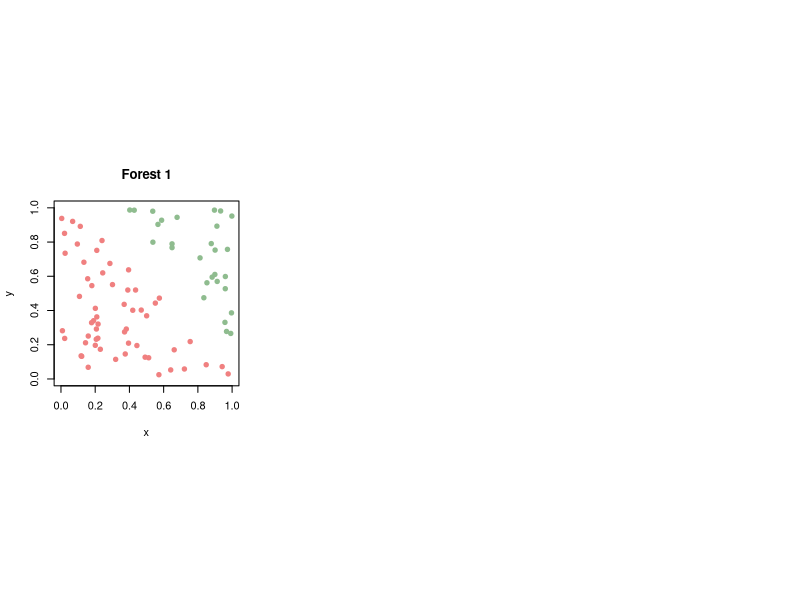

R code for this plot: (Note: this script raises an error after producing the figure.)
setwd("/Users/tjroksva/Documents/H2017/StatL/Module9/")

set.seed(9)
library(MASS)
linje=function(x){return(1.3-1.1*x)}
giklasse=function(coords){
  klasse=c()
  for(i in 1:dim(coords)[1]){
    y=coords[i,2];x=coords[i,1]
    if(y-1.2+1.1*x+0.08<0){
      klasse[i]=-1
    }
    if(y-1.2+1.1*x-0.08>0){
      klasse[i]=1
    }
  }
  return(klasse)
}


giklasse2=function(coords){
  klasse=c()
  for(i in 1:dim(coords)[1]){
    
    y=coords[i,2];x=coords[i,1]
    
    if((y-1.3+1.1*x<0) & (y-1+1.1*x>0)){
    
        klasse[i]=sample(c(-1,1),size=1)
  
          }else if(y-1.3+1.1*x<0){
      klasse[i]=-1
      
    }else{
      klasse[i]=1
    }
  }
  return(klasse)
}

n=100
coords=cbind(runif(n,0,1),runif(n,0,1))
klasse=giklasse(coords)
par(mfrow=c(1,3));par(pty="s")
plot(NA,xlab="x",ylab="y",xlim=c(0,1),ylim=c(0,1));title("Forest 1")
points(coords[klasse==-1,],col="lightcoral",pch=19,cex=0.9)
points(coords[klasse==1,],col="darkseagreen",pch=19,cex=0.9)

ind_na=which(is.na(klasse)==TRUE)
forest1=cbind(coords[-ind_na,],klasse[-ind_na])

write.table(forest1,file="forest1.txt",col.names=FALSE,row.names=FALSE)

#lines(seq(0,1,length.out=100),linje(seq(0,1,length.out=100)),lwd=2)
plot(NA,xlab="x",ylab="y",xlim=c(0,1),ylim=c(0,1));title("Forest 2")
coords=cbind(runif(n,0,1),runif(n,0,1))
klasse=giklasse2(coords)
if(length(klasse)!=dim(coords)[1]){klasse[length(klasse)+1]=NA}

points(coords[klasse==-1,],col="lightcoral",pch=19,cex=0.9)
points(coords[klasse==1,],col="darkseagreen",pch=19,cex=0.9)

forest2=cbind(coords,klasse)

write.table(forest2,file="forest2.txt",col.names=FALSE,row.names=FALSE)

plot(NA,xlab="x",ylab="y",xlim=c(0,1),ylim=c(0,1));title("Forest 3")
clust1=mvrnorm(40,mu=c(0.2,0.1),Sigma=diag(c(0.05,0.07)))
points(clust1,col="lightcoral",pch=19,cex=0.9)
clust2=mvrnorm(20,mu=c(0.5,0.5),Sigma=diag(c(0.02,0.02)))
points(clust2,col="darkseagreen",pch=19,cex=0.9)
clust3=mvrnorm(40,mu=c(0.9,0.8),Sigma=diag(c(0.02,0.03)))
points(clust3,col="lightcoral",pch=19,cex=0.9)

forest3=rbind(cbind(clust1,-1),cbind(clust2,1),cbind(clust3,-1))
if(length(which(forest3[,2]<0))>0){forest3=forest3[-which(forest3[,2]<0),]}
if(length(which(forest3[,1]<0))>0){traub3=forest3[-which(forest3[,1]<0),]}
if(length(which(forest3[,2]>1))>0){forest3=forest3[-which(forest3[,2]>1),]}
if(length(which(forest3[,1]>1))>0){forest3=forest3[-which(forest3[,1]>1),]}


write.table(forest3,file="forest3.txt",col.names=FALSE,row.names=FALSE)


##TRAIN SET##
forest1=read.table(file="forest1.txt")
forest2=read.table(file="forest2.txt")
forest3=read.table(file="forest3.txt")

par(mfrow=c(1,3));par(pty="s")
plot(NA,xlab="x",ylab="y",xlim=c(0,1),ylim=c(0,1));title("Forest 1")
points(forest1[forest1[,3]==-1,1:2],pch=19,col="lightcoral",cex=0.9)
points(forest1[forest1[,3]==1,1:2],pch=19,col="darkseagreen",cex=0.9)

plot(NA,xlab="x",ylab="y",xlim=c(0,1),ylim=c(0,1));title("Forest 2")
points(forest2[forest2[,3]==-1,1:2],pch=19,col="lightcoral",cex=0.9)
points(forest2[forest2[,3]==1,1:2],pch=19,col="darkseagreen",cex=0.9)

plot(NA,xlab="x",ylab="y",xlim=c(0,1),ylim=c(0,1));title("Forest 3")
points(forest3[forest3[,3]==-1,1:2],pch=19,col="lightcoral",cex=0.9)
points(forest3[forest3[,3]==1,1:2],pch=19,col="darkseagreen",cex=0.9)

###TEST SET###
set.seed(23)
n=20
coords=cbind(runif(n,0,1),runif(n,0,1))
klasse=giklasse(coords)
par(mfrow=c(1,3));par(pty="s")
plot(NA,xlab="x",ylab="y",xlim=c(0,1),ylim=c(0,1));title("Forest 1")
points(coords[klasse==-1,],col="lightcoral",pch=19,cex=0.9)
points(coords[klasse==1,],col="darkseagreen",pch=19,cex=0.9)

ind_na=which(is.na(klasse)==TRUE)
seeds1=cbind(coords[-ind_na,],klasse[-ind_na])
write.table(seeds1,file="seeds1.txt",col.names=FALSE,row.names=FALSE)

plot(NA,xlab="x",ylab="y",xlim=c(0,1),ylim=c(0,1));title("Forest 2")
coords=cbind(runif(n,0,1),runif(n,0,1))
klasse=giklasse2(coords)
if(length(klasse)!=dim(coords)[1]){klasse[length(klasse)+1]=NA}

points(coords[klasse==-1,],col="lightcoral",pch=19,cex=0.9)
points(coords[klasse==1,],col="darkseagreen",pch=19,cex=0.9)

seeds2=cbind(coords,klasse)
write.table(seeds2,file="seeds2.txt",col.names=FALSE,row.names=FALSE)

plot(NA,xlab="x",ylab="y",xlim=c(0,1),ylim=c(0,1));title("Forest 3")
clust1=mvrnorm(7,mu=c(0.2,0.1),Sigma=diag(c(0.05,0.07)))
points(clust1,col="lightcoral",pch=19,cex=0.9)
clust2=mvrnorm(5,mu=c(0.5,0.5),Sigma=diag(c(0.02,0.02)))
points(clust2,col="darkseagreen",pch=19,cex=0.9)
clust3=mvrnorm(7,mu=c(0.9,0.8),Sigma=diag(c(0.02,0.03)))
points(clust3,col="lightcoral",pch=19,cex=0.9)

seeds3=rbind(cbind(clust1,-1),cbind(clust2,1),cbind(clust3,-1))
if(length(which(seeds3[,2]<0))>0){seeds3=seeds3[-which(seeds3[,2]<0),]}
if(length(which(seeds3[,1]<0))>0){seeds3=seeds3[-which(seeds3[,1]<0),]}
if(length(which(seeds3[,2]>1))>0){seeds3=seeds3[-which(seeds3[,2]>1),]}
if(length(which(seeds3[,1]>1))>0){seeds3=seeds3[-which(seeds3[,1]>1),]}


write.table(seeds3,file="seeds3.txt",col.names=FALSE,row.names=FALSE)


#All together:
forest1=read.table(file="forest1.txt"); seeds1=read.table(file="seeds1.txt")
forest2=read.table(file="forest2.txt");seeds2=read.table(file="seeds2.txt")
forest3=read.table(file="forest3.txt");seeds3=read.table(file="seeds3.txt")

par(mfrow=c(1,3));par(pty="s")
plot(NA,xlab="x",ylab="y",xlim=c(0,1),ylim=c(0,1));title("Forest 1")
points(forest1[forest1[,3]==-1,1:2],pch=19,col="lightcoral",cex=0.9)
points(forest1[forest1[,3]==1,1:2],pch=19,col="darkseagreen",cex=0.9)
points(seeds1[seeds1[,3]==-1,1:2],pch=21,col="black",bg="lightcoral",cex=1.2)
points(seeds1[seeds1[,3]==1,1:2],pch=21,col="black",bg="darkseagreen",cex=1.2)

plot(NA,xlab="x",ylab="y",xlim=c(0,1),ylim=c(0,1));title("Forest 2")
points(forest2[forest2[,3]==-1,1:2],pch=19,col="lightcoral",cex=0.9)
points(forest2[forest2[,3]==1,1:2],pch=19,col="darkseagreen",cex=0.9)
points(seeds2[seeds2[,3]==-1,1:2],pch=21,col="black",bg="lightcoral",cex=1.2)
points(seeds2[seeds2[,3]==1,1:2],pch=21,col="black",bg="darkseagreen",cex=1.2)

plot(NA,xlab="x",ylab="y",xlim=c(0,1),ylim=c(0,1));title("Forest 3")
points(forest3[forest3[,3]==-1,1:2],pch=19,col="lightcoral",cex=0.9)
points(forest3[forest3[,3]==1,1:2],pch=19,col="darkseagreen",cex=0.9)
points(seeds3[seeds3[,3]==-1,1:2],pch=21,bg="lightcoral",col="black",cex=1.2)
points(seeds3[seeds3[,3]==1,1:2],pch=21,bg="darkseagreen",col="black",cex=1.2)

